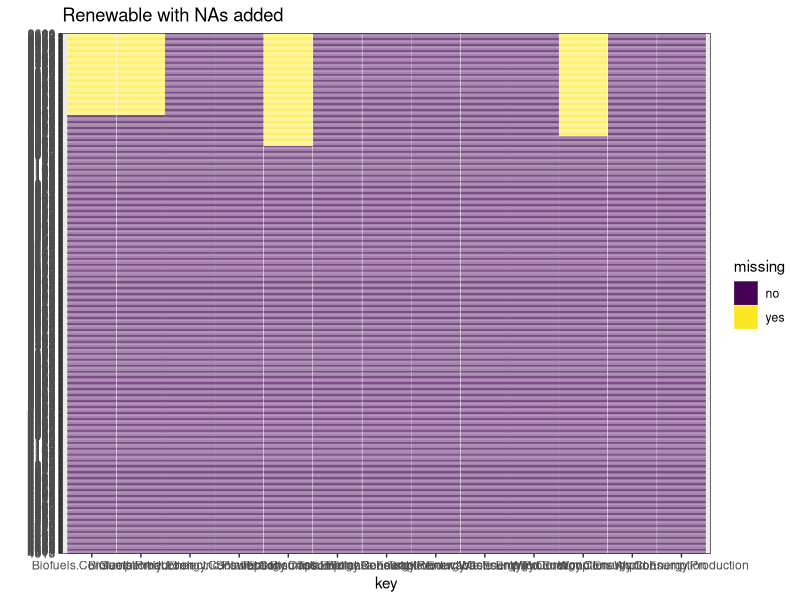
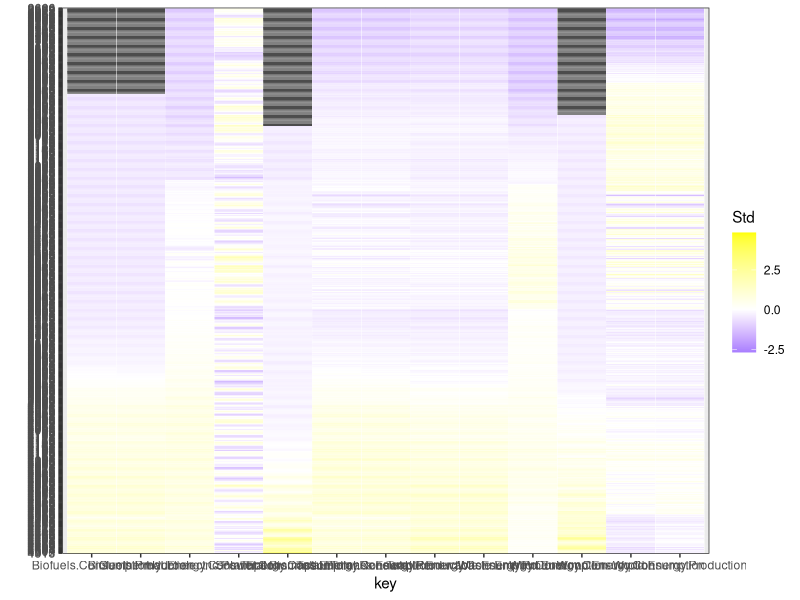

Reproduce these figures in R, in order.
## ---- chunk 1
library(dplyr)
library(tibble)
library(tidyr)
library(ggplot2)
library(forcats)
library(openxlsx)
renewable <- read.xlsx("Table_10.1_Renewable_Energy_Production_and_Consumption_by_Source.xlsx")
## ---- chunk 2
colSums(is.na(renewable)) %>%
  sort(decreasing = TRUE)
rowSums(is.na(head(renewable))) %>%
  sort(decreasing = TRUE)
## ---- chunk 3
renewable$year <- substr(renewable$Month, 1, 4)
renewable_year <- renewable %>%
  group_by(year) %>%
  summarise(across(-Month, mean))

newdata <- renewable_year %>%
  gather(key, value, -year) %>%
  mutate(missing = ifelse(is.na(value), "yes", "no"))
## ---- chunk 4
ggplot(newdata, aes(x = key, y = fct_rev(year), fill = missing)) +
  geom_tile(color = "white") + 
  ggtitle("Renewable with NAs added") +
  ylab('') + 
  scale_fill_viridis_d() + # discrete scale
  theme_bw()
## ---- chunk 5
newdata <- newdata %>% group_by(key) %>% 
  mutate(Std = (value-mean(value, na.rm = TRUE))/sd(value, na.rm = TRUE)) %>% ungroup()

ggplot(newdata, aes(x = key, y = fct_rev(year), fill = Std)) +
  geom_tile(color = "white") + 
  ylab('') + 
  scale_fill_gradient2(low = "blue", mid = "white", high ="yellow", na.value = "black") + theme_bw()
